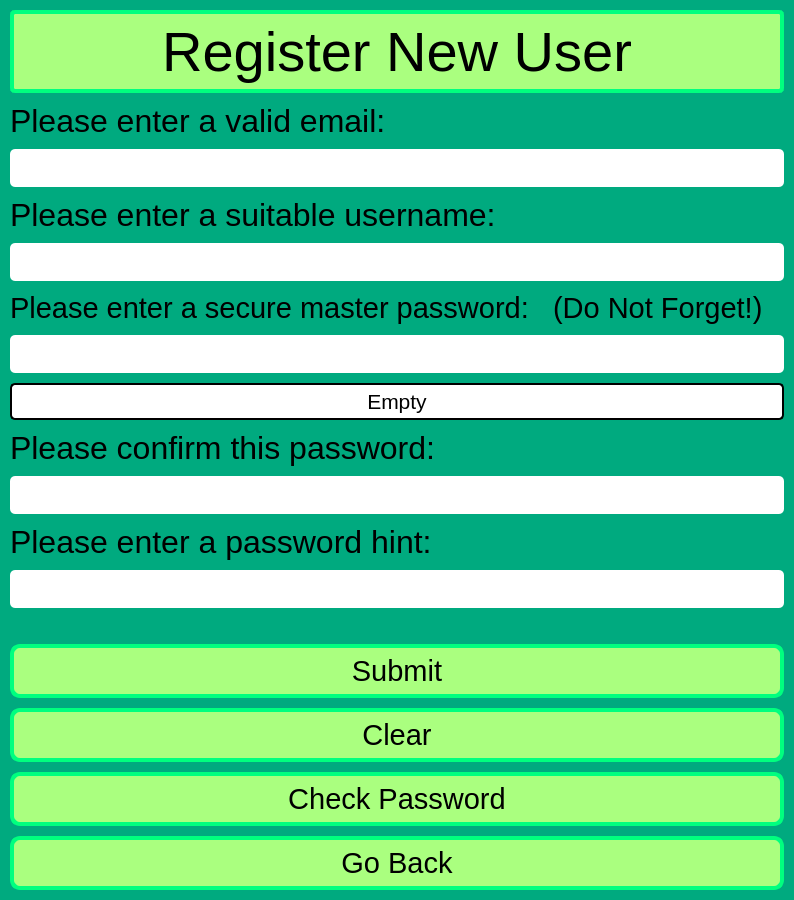
<?xml version="1.0" encoding="UTF-8"?>
<ui version="4.0">
 <class>registration_window</class>
 <widget class="QMainWindow" name="registration_window">
  <property name="geometry">
   <rect>
    <x>0</x>
    <y>0</y>
    <width>794</width>
    <height>900</height>
   </rect>
  </property>
  <property name="minimumSize">
   <size>
    <width>600</width>
    <height>614</height>
   </size>
  </property>
  <property name="windowTitle">
   <string>New User</string>
  </property>
  <property name="styleSheet">
   <string notr="true">QWidget {
	background-color: rgb(0, 170, 127);
}

#window_title_label {
	background-color: rgb(170, 255, 127);
	border-width: 4px;
	border-radius: 10px;
	border-style: solid;
	border-color: rgb(0, 255, 127);
	min-width: 10em;
	padding: 6px;
	border-radius: 5px;
}

#error_label {
	color: rgb(255, 0, 0);
	font: 20pt &quot;MS UI Gothic&quot;;
	text-decoration: underline;
}

QPushButton {
	background-color: rgb(170, 255, 127);;
	border-style: solid;
	border-width: 4px;
	border-radius: 10px;
	border-color:  rgb(0, 255, 127);
	min-width: 10em;
	padding: 6px;
}

QPushButton:Hover {
	background-color: rgb(85, 255, 0);
	border-color: rgb(85, 170, 0);
}

QPushButton:pressed {
	background-color: rgb(85, 255, 127);
	border-color: rgb(85, 170, 0);
}

QLineEdit {
	background-color: rgb(255,255,255);
	border-radius: 5px
}

QProgressBar {
     border: 2px solid black;
     border-radius: 5px;
     background-color: rgb(255, 255, 255);
 }

QProgressBar::chunk {
     background-color: rgb(85, 255, 127);
     width: 20%;
 }</string>
  </property>
  <widget class="QWidget" name="centralwidget">
   <layout class="QVBoxLayout" name="verticalLayout">
    <property name="spacing">
     <number>10</number>
    </property>
    <property name="leftMargin">
     <number>10</number>
    </property>
    <property name="topMargin">
     <number>10</number>
    </property>
    <property name="rightMargin">
     <number>10</number>
    </property>
    <property name="bottomMargin">
     <number>10</number>
    </property>
    <item>
     <widget class="QLabel" name="window_title_label">
      <property name="font">
       <font>
        <family>MS UI Gothic</family>
        <pointsize>42</pointsize>
       </font>
      </property>
      <property name="styleSheet">
       <string notr="true"/>
      </property>
      <property name="text">
       <string>Register New User</string>
      </property>
      <property name="scaledContents">
       <bool>false</bool>
      </property>
      <property name="alignment">
       <set>Qt::AlignCenter</set>
      </property>
      <property name="indent">
       <number>-3</number>
      </property>
     </widget>
    </item>
    <item>
     <widget class="QLabel" name="email_label">
      <property name="font">
       <font>
        <family>MS UI Gothic</family>
        <pointsize>24</pointsize>
       </font>
      </property>
      <property name="styleSheet">
       <string notr="true"/>
      </property>
      <property name="text">
       <string>Please enter a valid email: </string>
      </property>
      <property name="scaledContents">
       <bool>false</bool>
      </property>
      <property name="indent">
       <number>-3</number>
      </property>
     </widget>
    </item>
    <item>
     <widget class="QLineEdit" name="email_input">
      <property name="font">
       <font>
        <family>MS UI Gothic</family>
        <pointsize>24</pointsize>
       </font>
      </property>
     </widget>
    </item>
    <item>
     <widget class="QLabel" name="username_label">
      <property name="font">
       <font>
        <family>MS UI Gothic</family>
        <pointsize>24</pointsize>
       </font>
      </property>
      <property name="styleSheet">
       <string notr="true"/>
      </property>
      <property name="text">
       <string>Please enter a suitable username:</string>
      </property>
      <property name="scaledContents">
       <bool>false</bool>
      </property>
      <property name="indent">
       <number>-3</number>
      </property>
     </widget>
    </item>
    <item>
     <widget class="QLineEdit" name="username_input">
      <property name="font">
       <font>
        <family>MS UI Gothic</family>
        <pointsize>24</pointsize>
       </font>
      </property>
      <property name="echoMode">
       <enum>QLineEdit::Normal</enum>
      </property>
     </widget>
    </item>
    <item>
     <widget class="QLabel" name="password_label">
      <property name="font">
       <font>
        <family>MS UI Gothic</family>
        <pointsize>22</pointsize>
       </font>
      </property>
      <property name="styleSheet">
       <string notr="true"/>
      </property>
      <property name="text">
       <string>Please enter a secure master password:   (Do Not Forget!) </string>
      </property>
      <property name="scaledContents">
       <bool>false</bool>
      </property>
      <property name="indent">
       <number>-3</number>
      </property>
     </widget>
    </item>
    <item>
     <widget class="QLineEdit" name="password_input">
      <property name="font">
       <font>
        <family>MS UI Gothic</family>
        <pointsize>24</pointsize>
       </font>
      </property>
      <property name="echoMode">
       <enum>QLineEdit::Password</enum>
      </property>
     </widget>
    </item>
    <item>
     <widget class="QProgressBar" name="password_strength">
      <property name="font">
       <font>
        <family>MS UI Gothic</family>
        <pointsize>16</pointsize>
       </font>
      </property>
      <property name="value">
       <number>0</number>
      </property>
      <property name="alignment">
       <set>Qt::AlignCenter</set>
      </property>
      <property name="textVisible">
       <bool>true</bool>
      </property>
      <property name="invertedAppearance">
       <bool>false</bool>
      </property>
      <property name="format">
       <string>Empty</string>
      </property>
     </widget>
    </item>
    <item>
     <widget class="QLabel" name="confirm_password_label">
      <property name="font">
       <font>
        <family>MS UI Gothic</family>
        <pointsize>24</pointsize>
       </font>
      </property>
      <property name="styleSheet">
       <string notr="true"/>
      </property>
      <property name="text">
       <string>Please confirm this password:</string>
      </property>
      <property name="scaledContents">
       <bool>false</bool>
      </property>
      <property name="indent">
       <number>-3</number>
      </property>
     </widget>
    </item>
    <item>
     <widget class="QLineEdit" name="confirm_password_input">
      <property name="font">
       <font>
        <family>MS UI Gothic</family>
        <pointsize>24</pointsize>
       </font>
      </property>
      <property name="echoMode">
       <enum>QLineEdit::Password</enum>
      </property>
     </widget>
    </item>
    <item>
     <widget class="QLabel" name="password_hint_label">
      <property name="font">
       <font>
        <family>MS UI Gothic</family>
        <pointsize>24</pointsize>
       </font>
      </property>
      <property name="text">
       <string>Please enter a password hint:</string>
      </property>
     </widget>
    </item>
    <item>
     <widget class="QLineEdit" name="password_hint_input">
      <property name="font">
       <font>
        <family>MS UI Gothic</family>
        <pointsize>24</pointsize>
       </font>
      </property>
     </widget>
    </item>
    <item>
     <widget class="QLabel" name="error_label">
      <property name="text">
       <string/>
      </property>
     </widget>
    </item>
    <item>
     <widget class="QPushButton" name="submit_button">
      <property name="font">
       <font>
        <family>MS UI Gothic</family>
        <pointsize>22</pointsize>
       </font>
      </property>
      <property name="cursor">
       <cursorShape>PointingHandCursor</cursorShape>
      </property>
      <property name="styleSheet">
       <string notr="true"/>
      </property>
      <property name="text">
       <string>Submit</string>
      </property>
     </widget>
    </item>
    <item>
     <widget class="QPushButton" name="clear_button">
      <property name="font">
       <font>
        <family>MS UI Gothic</family>
        <pointsize>22</pointsize>
       </font>
      </property>
      <property name="cursor">
       <cursorShape>PointingHandCursor</cursorShape>
      </property>
      <property name="text">
       <string>Clear</string>
      </property>
     </widget>
    </item>
    <item>
     <widget class="QPushButton" name="check_password_button">
      <property name="font">
       <font>
        <family>MS UI Gothic</family>
        <pointsize>22</pointsize>
       </font>
      </property>
      <property name="cursor">
       <cursorShape>PointingHandCursor</cursorShape>
      </property>
      <property name="text">
       <string>Check Password</string>
      </property>
     </widget>
    </item>
    <item>
     <widget class="QPushButton" name="back_button">
      <property name="font">
       <font>
        <family>MS UI Gothic</family>
        <pointsize>22</pointsize>
       </font>
      </property>
      <property name="cursor">
       <cursorShape>PointingHandCursor</cursorShape>
      </property>
      <property name="text">
       <string>Go Back</string>
      </property>
     </widget>
    </item>
   </layout>
  </widget>
 </widget>
 <resources/>
 <connections/>
</ui>
